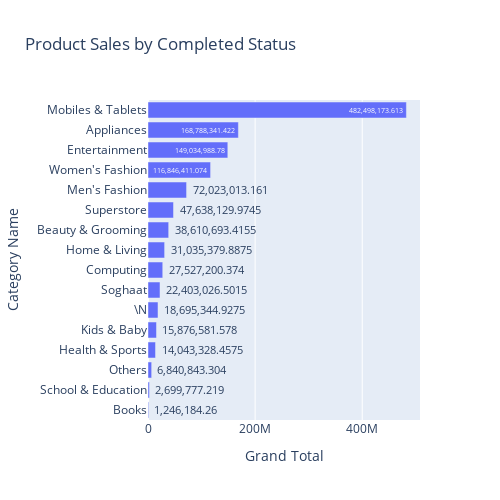

The cell this chart's notebook holds for it:
### Code cell
# visualization section
fig = px.bar(completed_sales, x='grand_total', y='category_name', text='grand_total',
            labels={'category_name':'Category Name', 'grand_total':'Grand Total'},
            title="Product Sales by Completed Status")
fig.update_traces(texttemplate='%{text:,}')

fig.update_layout(
    autosize=False,
    width=500,
    height=500
)
fig.show()

### Figure 1 — Plotly figure (JSON) as saved in the notebook; plotly's stock layout.template omitted (floating-point values rounded to 4 significant figures)
{"data": [{"alignmentgroup": "True", "hovertemplate": "Grand Total=%{text}<br>Category Name=%{y}<extra></extra>", "legendgroup": "", "marker": {"color": "#636efa", "pattern": {"shape": ""}}, "name": "", "offsetgroup": "", "orientation": "h", "showlegend": false, "text": [1246000.0, 2700000.0, 6841000.0, 14040000.0, 15880000.0, 18700000.0, 22400000.0, 27530000.0, 31040000.0, 38610000.0, 47640000.0, 72020000.0, 116800000.0, 149000000.0, 168800000.0, 482500000.0], "textposition": "auto", "texttemplate": "%{text:,}", "type": "bar", "x": [1246000.0, 2700000.0, 6841000.0, 14040000.0, 15880000.0, 18700000.0, 22400000.0, 27530000.0, 31040000.0, 38610000.0, 47640000.0, 72020000.0, 116800000.0, 149000000.0, 168800000.0, 482500000.0], "xaxis": "x", "y": ["Books", "School & Education", "Others", "Health & Sports", "Kids & Baby", "\\N", "Soghaat", "Computing", "Home & Living", "Beauty & Grooming", "Superstore", "Men's Fashion", "Women's Fashion", "Entertainment", "Appliances", "Mobiles & Tablets"], "yaxis": "y"}], "layout": {"autosize": false, "barmode": "relative", "height": 500, "legend": {"tracegroupgap": 0}, "title": {"text": "Product Sales by Completed Status"}, "width": 500, "xaxis": {"anchor": "y", "domain": [0, 1], "title": {"text": "Grand Total"}}, "yaxis": {"anchor": "x", "domain": [0, 1], "title": {"text": "Category Name"}}}}
